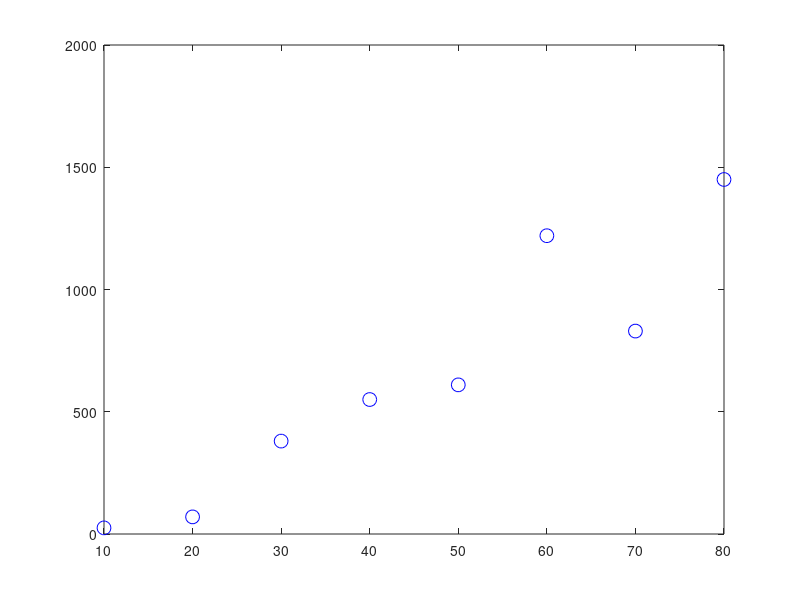

The MATLAB script that drew this image:
%%grafico
%%2a
clc; clear; close all;
v1=[10 20 30 40 50 60 70 80];
f=[25 70 380 550 610 1220 830 1450];
v=[v1;f];
plot(v1(1,:),v(2,:),'o','markersize',10,'color','b')